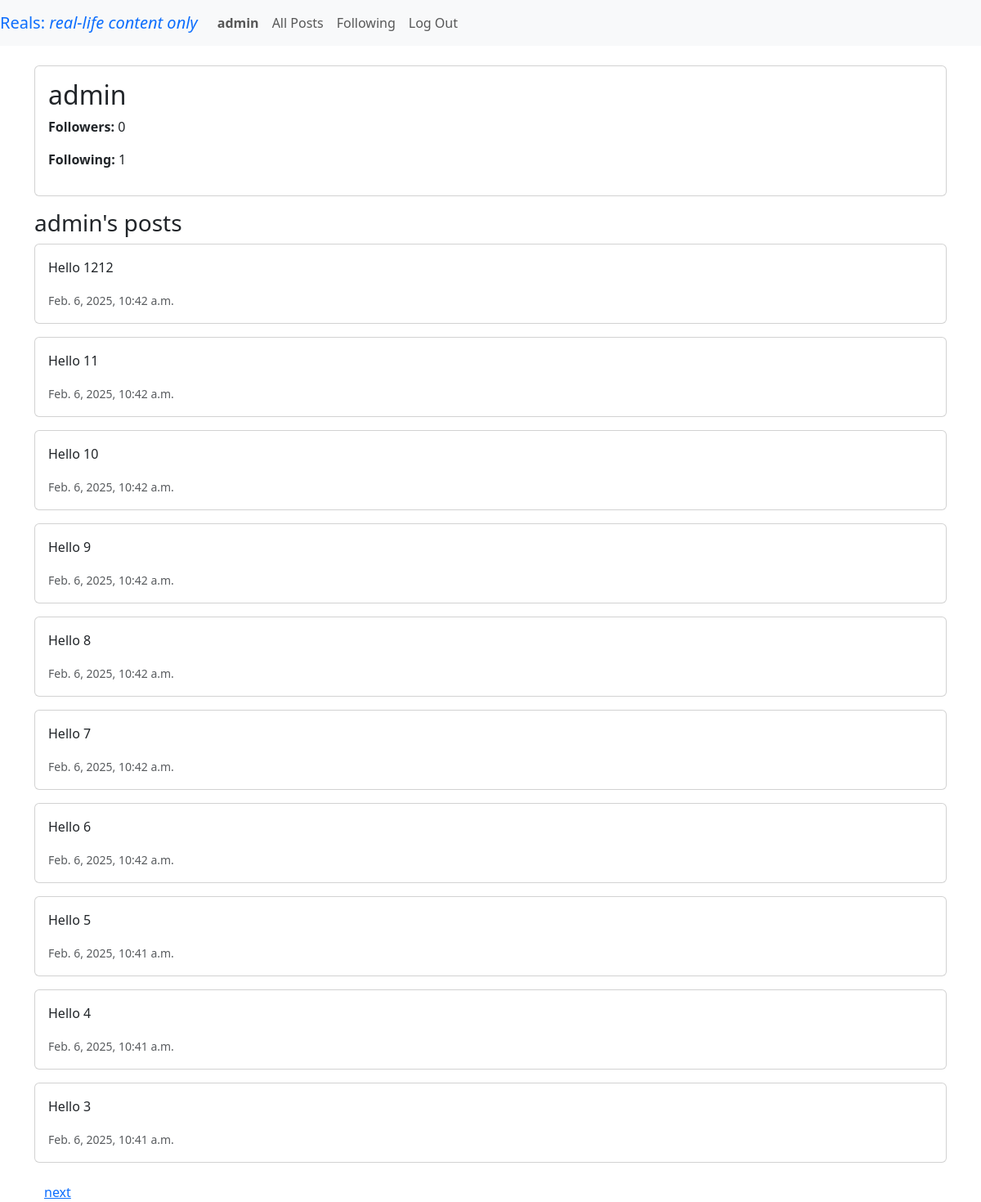
The page /profile/1/ (signed in) on the database as committed earlier.
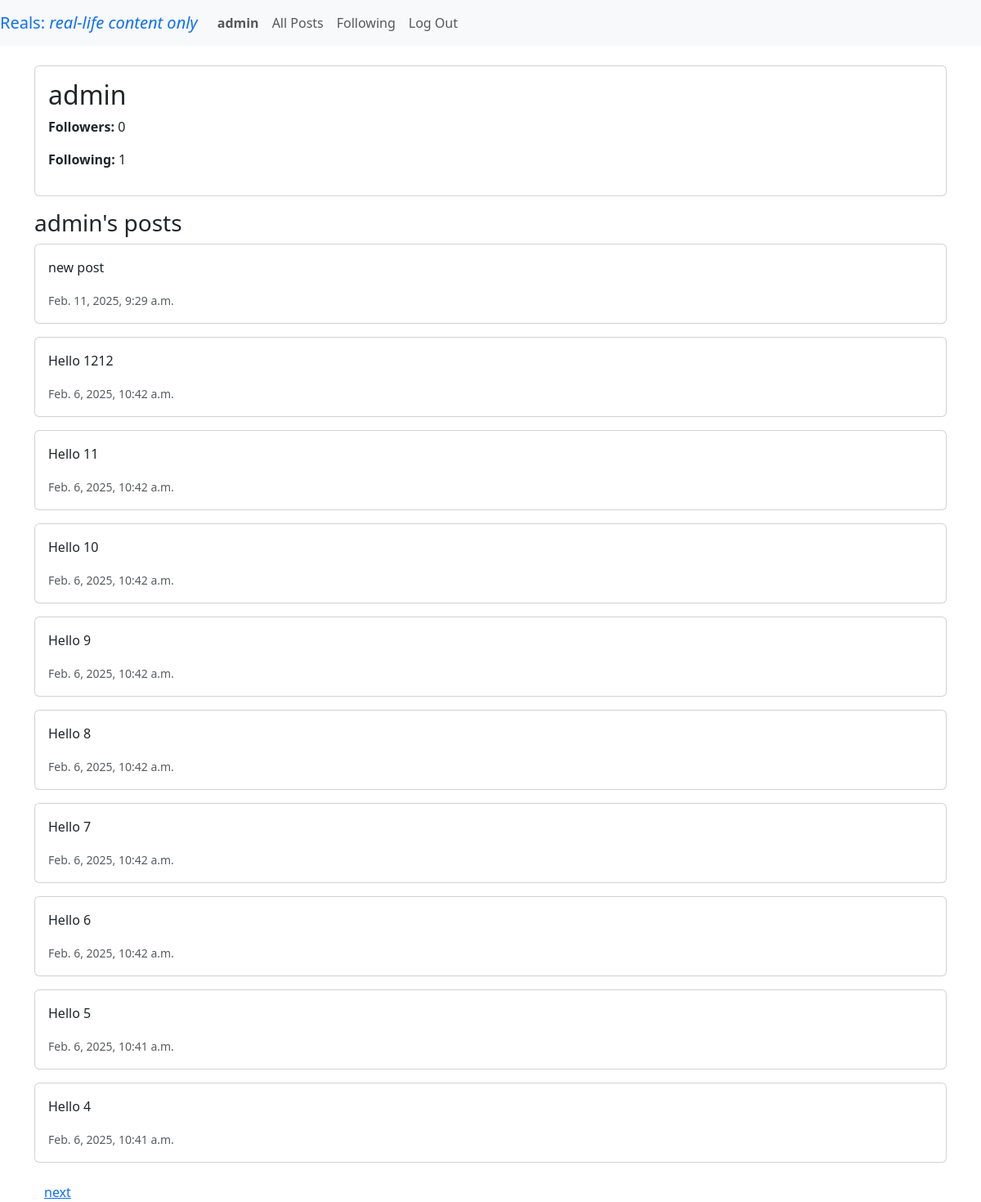
The same page on the database as committed later.
### network/models.py (models this page shows, shortened)
class User(AbstractUser):
    pass

class Post(models.Model):
    user = models.ForeignKey(User, on_delete=models.CASCADE, related_name="posts")
    content = models.TextField(max_length=1000)
    timestamp = models.DateTimeField(auto_now_add=True)
    likes = models.ManyToManyField(User, blank=True, related_name="liked_posts")
    active = models.BooleanField(default=True) # the admin can block users
    class Meta:
        ordering = ['-timestamp']

### network/views.py (the view)
# urls.py: path('profile/<int:user_id>/', views.profile, name='profile'),
@login_required
def profile(request, user_id):
    user = get_object_or_404(User, id=user_id)
    posts = Post.objects.filter(user=user)
    paginator = Paginator(posts, 10)  # display 10 posts at a time
    page_number = request.GET.get('page')
    page_obj = paginator.get_page(page_number)
    return render(request, 'network/profile.html', {'profile_user':user, 'page_obj': page_obj})

### network/templates/network/profile.html (shortened to what this page needs)
{% extends "network/layout.html" %}
{% block body %}
    <div class="container mt-4">
        <div class="card mb-3">
            <div class="card-body">
                <h2>{{ profile_user.username }}</h2>
                <p><strong>Followers:</strong> {{ profile_user.followers.count }}</p>
                <p><strong>Following:</strong> {{ profile_user.followed_accounts.count }}</p>
            </div>
        </div>
        <h3>{{ profile_user.username }}'s posts</h3>
        {% for post in page_obj %}
            <div class="card mb-3">
                <div class="card-body">
                    <p>{{ post.content }}</p>
                    <small class="text-muted">{{ post.timestamp }}</small>
                </div>
            </div>
        {% empty %}
            <p>No posts yet.</p>
        {% endfor %}
        <div class="container mt-4">
            <div class="d-flex justify-content-between">
                {% if page_obj.has_next %}
                <a href="?page={{ page_obj.next_page_number }}">next</a>
                {% endif %}
            </div>
        </div>
    </div>
{% endblock %}

### network/templates/network/layout.html (shortened to what this page needs)
{% load static %}
<!DOCTYPE html>
<html lang="en">
    <head>
        <link href="https://cdn.jsdelivr.net/npm/bootstrap@5.3.2/dist/css/bootstrap.min.css" rel="stylesheet">
        <link href="{% static 'network/styles.css' %}" rel="stylesheet">
    </head>
    <body>
        <nav class="navbar navbar-expand-lg navbar-light bg-light">
            <a class="navbar-brand text-primary" href="{% url 'home' %}">
                Reals: <span class="fst-italic">real-life content only</span>
            </a>
            <div>
              <ul class="navbar-nav mr-auto">
                {% if user.is_authenticated %}
                    <li class="nav-item">
                        <a class="nav-link" href="#"><strong>{{ user.username }}</strong></a>
                    </li>
                {% endif %}
                <li class="nav-item">
                  <a class="nav-link" href="{% url 'home' %}">All Posts</a>
                </li>
                {% if user.is_authenticated %}
                    <li class="nav-item">
                        <a class="nav-link" href="{% url 'followed_posts' %}">Following</a>
                    </li>
                    <li class="nav-item">
                        <a class="nav-link" href="{% url 'logout' %}">Log Out</a>
                    </li>
                {% endif %}
              </ul>
            </div>
          </nav>
        <div class="body">
            {% block body %}
            {% endblock %}
        </div>
    </body>
</html>

Rows that differ between the two databases and show on the page:
no longer on this page (row unchanged): Post: content "Hello 3", timestamp "Feb. 6, 2025, 10:41 a.m."
added Post: content "new post", timestamp "Feb. 11, 2025, 9:29 a.m."
